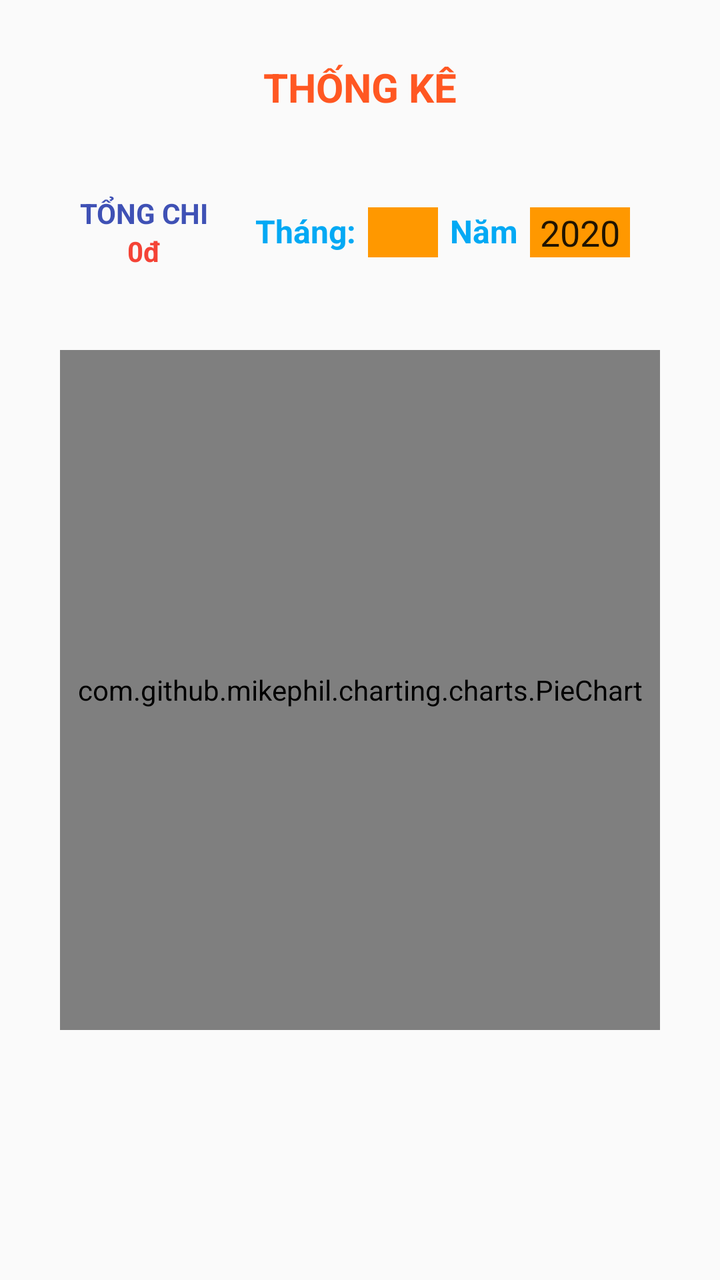
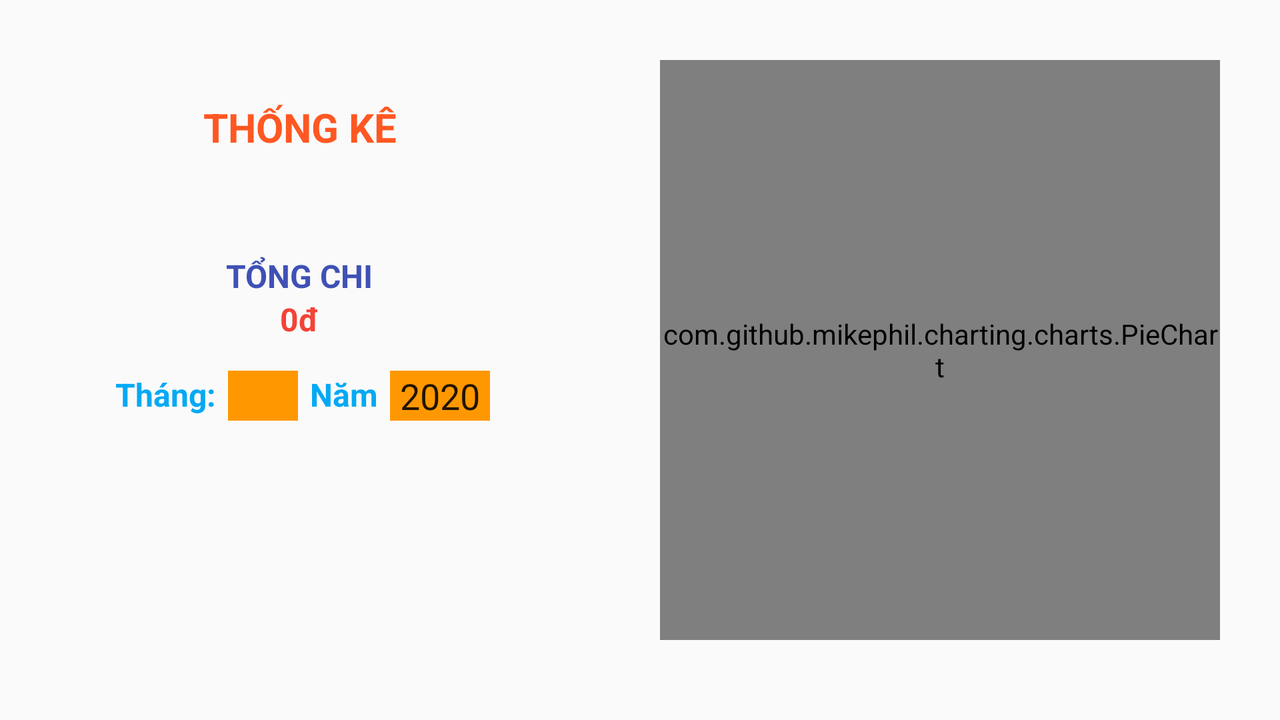

The same Android screen from two of the app's own layout files: first res/layout/ as a phone draws it, then the repository's variant for another configuration, drawn on a device whose configuration selects that folder. Both files follow.
<!-- AndroidManifest.xml: application theme AppTheme -->
<!-- res/layout/expense_report.xml -->
<?xml version="1.0" encoding="utf-8"?>
<LinearLayout xmlns:android="http://schemas.android.com/apk/res/android"
    xmlns:tools="http://schemas.android.com/tools"
    android:layout_width="wrap_content"
    android:layout_height="match_parent"
    xmlns:app="http://schemas.android.com/apk/res-auto"
    android:orientation="vertical"
    android:background="@drawable/bg">
    <TextView
        android:layout_width="match_parent"
        android:layout_height="wrap_content"
        android:textStyle="bold"
        android:textColor="#FF5722"
        android:textSize="20sp"
        android:layout_gravity="center"
        android:gravity="center"
        android:layout_margin="30dp"
        android:textAllCaps="true"
        android:text="Thống kê"/>
    <androidx.constraintlayout.widget.ConstraintLayout
        android:layout_width="match_parent"
        android:layout_height="wrap_content"
        android:orientation="horizontal"
        android:background="@drawable/layout_boder"
        android:layout_marginLeft="30dp"
        android:layout_marginRight="30dp"
        android:padding="10dp">
        <LinearLayout
            android:layout_width="wrap_content"
            android:layout_height="wrap_content"
            android:orientation="vertical"
            tools:ignore="MissingConstraints">
            <TextView
                android:layout_width="wrap_content"
                android:layout_height="wrap_content"
                android:text="Tổng chi"
                android:textStyle="bold"
                android:textColor="#3F51B5"
                android:textSize="14sp"
                android:layout_gravity="center"
                android:gravity="center"
                android:textAllCaps="true"/>
            <TextView
                android:id="@+id/tvSumExpense"
                android:text="0đ"
                android:textColor="#F44336"
                android:textSize="14dp"
                android:textStyle="bold"
                android:layout_gravity="center"
                android:gravity="center"
                android:layout_width="wrap_content"
                android:layout_height="wrap_content"/>

        </LinearLayout>
        <TextView
            android:layout_width="wrap_content"
            android:layout_height="25dp"
            android:layout_gravity="center"
            android:layout_margin="5dp"
            android:text="Tháng:"
            android:padding="1dp"
            android:textSize="16sp"
            android:textColor="#03A9F4"
            android:textStyle="bold"
            tools:ignore="MissingConstraints"
            app:layout_constraintRight_toLeftOf="@id/spnMonth"
            app:layout_constraintTop_toTopOf="parent"
            app:layout_constraintBottom_toBottomOf="parent"/>
        <Spinner
            android:id="@+id/spnMonth"
            android:background="#FF9800"
            android:layout_width="35dp"
            android:layout_height="25dp"
            android:layout_margin="5dp"
            tools:ignore="MissingConstraints"
            app:layout_constraintRight_toLeftOf="@+id/tvYear"
            app:layout_constraintTop_toTopOf="parent"
            app:layout_constraintBottom_toBottomOf="parent"
            />
        <TextView
            android:id="@+id/tvYear"
            android:layout_width="wrap_content"
            android:layout_height="25dp"
            android:text="Năm"
            android:padding="1dp"
            android:layout_gravity="center"
            android:layout_margin="5dp"
            android:textSize="16sp"
            android:textColor="#03A9F4"
            android:textStyle="bold"
            tools:ignore="MissingConstraints"
            app:layout_constraintRight_toLeftOf="@+id/edtYear"
            app:layout_constraintTop_toTopOf="parent"
            app:layout_constraintBottom_toBottomOf="parent"/>
        <EditText
            android:id="@+id/edtYear"
            android:layout_width="50dp"
            android:layout_height="25dp"
            android:layout_margin="5dp"
            android:background="#FF9800"
            android:inputType="number"
            android:text="2020"
            android:paddingLeft="5dp"
            tools:ignore="MissingConstraints"
            app:layout_constraintRight_toRightOf="parent"
            app:layout_constraintTop_toTopOf="parent"
            app:layout_constraintBottom_toBottomOf="parent"/>
    </androidx.constraintlayout.widget.ConstraintLayout>
        <RelativeLayout
            android:layout_width="match_parent"
            android:layout_height="400dp"
            android:padding="30dp"
            android:gravity="center">
            <com.github.mikephil.charting.charts.PieChart
                android:id="@+id/lineChartExpense"
                android:layout_height="match_parent"
                android:layout_width="match_parent"/>
        </RelativeLayout>
</LinearLayout>
<!-- resources referenced by this layout -->
<resources>
  <style name="AppTheme" parent="Theme.AppCompat.Light.NoActionBar">
          <item name="colorPrimary">#673AB7</item>
          <item name="colorPrimaryDark">#512DA8</item>
          <item name="colorAccent">#FF4081</item>
          <item name="windowNoTitle">true</item>
          <item name="android:windowFullscreen">true</item>
      </style>
</resources>
<!-- res/layout-land/expense_report.xml (the repository's variant of the layout above) -->
<!-- drawn on the phone turned sideways -->
<?xml version="1.0" encoding="utf-8"?>
<LinearLayout xmlns:android="http://schemas.android.com/apk/res/android"
    xmlns:tools="http://schemas.android.com/tools"
    android:layout_width="wrap_content"
    android:layout_height="match_parent"
    xmlns:app="http://schemas.android.com/apk/res-auto"
    android:orientation="horizontal"
    android:background="@drawable/bg">
    <LinearLayout
        android:layout_width="300dp"
        android:layout_height="match_parent"
        android:orientation="vertical"
        android:padding="20dp">
        <TextView
            android:layout_width="match_parent"
            android:layout_height="wrap_content"
            android:textStyle="bold"
            android:textColor="#FF5722"
            android:textSize="20sp"
            android:layout_gravity="center"
            android:gravity="center"
            android:layout_margin="30dp"
            android:textAllCaps="true"
            android:text="Thống kê"/>
        <LinearLayout
            android:layout_width="match_parent"
            android:layout_height="wrap_content"
            android:orientation="vertical"
            android:background="@drawable/layout_boder"
            android:padding="20dp">
            <LinearLayout
                android:layout_width="wrap_content"
                android:layout_height="wrap_content"
                android:orientation="vertical"
                android:layout_gravity="center">
                <TextView
                    android:layout_width="wrap_content"
                    android:layout_height="wrap_content"
                    android:text="Tổng chi"
                    android:textStyle="bold"
                    android:textColor="#3F51B5"
                    android:textSize="16sp"
                    android:layout_gravity="center"
                    android:gravity="center"
                    android:textAllCaps="true"/>
                <TextView
                    android:id="@+id/tvSumExpense"
                    android:text="0đ"
                    android:textColor="#F44336"
                    android:textSize="16dp"
                    android:textStyle="bold"
                    android:layout_gravity="center"
                    android:gravity="center"
                    android:layout_width="wrap_content"
                    android:layout_height="wrap_content"/>

            </LinearLayout>
            <androidx.constraintlayout.widget.ConstraintLayout
                android:layout_width="match_parent"
                android:layout_height="wrap_content"
                android:orientation="horizontal"
                android:padding="10dp">
                <TextView
                    android:layout_width="wrap_content"
                    android:layout_height="25dp"
                    android:layout_gravity="center"
                    android:layout_margin="5dp"
                    android:text="Tháng:"
                    android:padding="1dp"
                    android:textSize="16sp"
                    android:textColor="#03A9F4"
                    android:textStyle="bold"
                    tools:ignore="MissingConstraints"
                    app:layout_constraintRight_toLeftOf="@id/spnMonth"
                    app:layout_constraintTop_toTopOf="parent"
                    app:layout_constraintBottom_toBottomOf="parent"/>
                <Spinner
                    android:id="@+id/spnMonth"
                    android:background="#FF9800"
                    android:layout_width="35dp"
                    android:layout_height="25dp"
                    android:layout_margin="5dp"
                    tools:ignore="MissingConstraints"
                    app:layout_constraintRight_toLeftOf="@+id/tvYear"
                    app:layout_constraintTop_toTopOf="parent"
                    app:layout_constraintBottom_toBottomOf="parent"/>
                <TextView
                    android:id="@+id/tvYear"
                    android:layout_width="wrap_content"
                    android:layout_height="25dp"
                    android:text="Năm"
                    android:padding="1dp"
                    android:layout_gravity="center"
                    android:layout_margin="5dp"
                    android:textSize="16sp"
                    android:textColor="#03A9F4"
                    android:textStyle="bold"
                    tools:ignore="MissingConstraints"
                    app:layout_constraintRight_toLeftOf="@+id/edtYear"
                    app:layout_constraintTop_toTopOf="parent"
                    app:layout_constraintBottom_toBottomOf="parent"/>
                <EditText
                    android:id="@+id/edtYear"
                    android:layout_width="50dp"
                    android:layout_height="25dp"
                    android:layout_margin="5dp"
                    android:background="#FF9800"
                    android:text="2020"
                    android:paddingLeft="5dp"
                    tools:ignore="MissingConstraints"
                    app:layout_constraintRight_toRightOf="parent"
                    app:layout_constraintTop_toTopOf="parent"
                    app:layout_constraintBottom_toBottomOf="parent"/>
            </androidx.constraintlayout.widget.ConstraintLayout>
        </LinearLayout>

    </LinearLayout>

    <RelativeLayout
        android:layout_width="match_parent"
        android:layout_height="350dp"
        android:padding="30dp"
        android:gravity="center">
        <com.github.mikephil.charting.charts.PieChart
            android:id="@+id/lineChartExpense"
            android:layout_height="match_parent"
            android:layout_width="match_parent"/>
    </RelativeLayout>
</LinearLayout>
